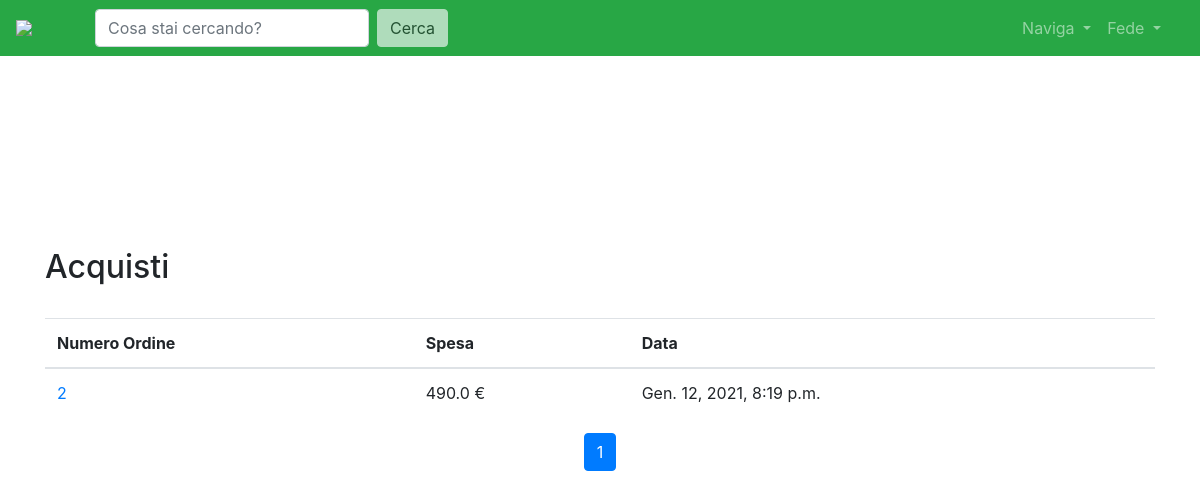
The page /user/acquisti (signed in) on the database as committed earlier.
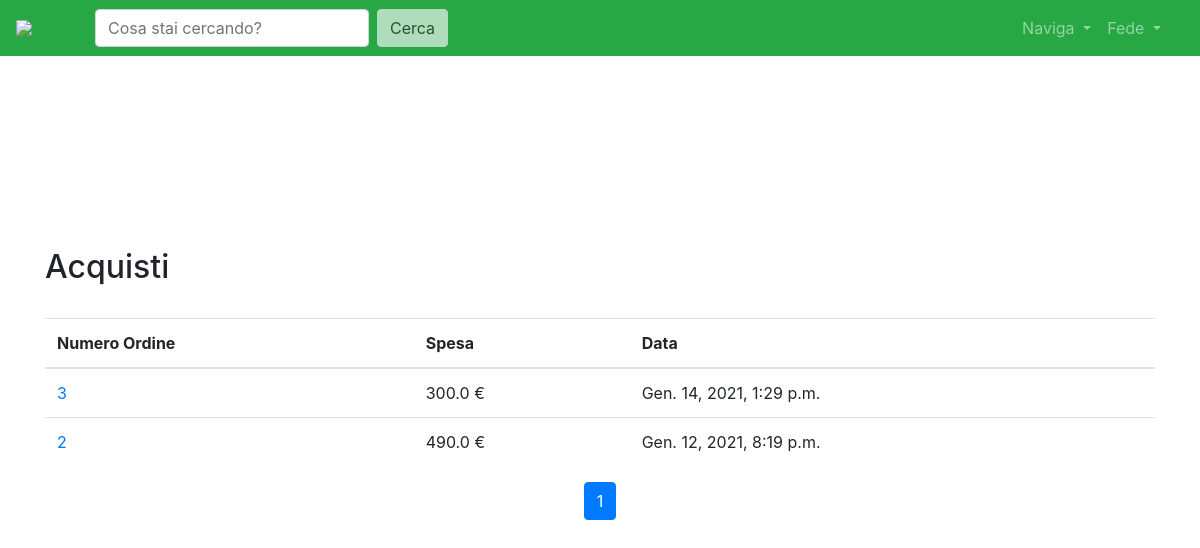
The same page on the database as committed later.
### core/models.py (models this page shows, shortened)
class Payment(models.Model):
    user = models.ForeignKey(User,on_delete=models.CASCADE)
    amount = models.FloatField()
    timestamp = models.DateTimeField(auto_now_add=True)
    order = models.ForeignKey(Order, on_delete=models.CASCADE)

### core/views.py (the view)
# urls.py: path('user/acquisti', login_required(views.AcquistiView.as_view()), name='acquisti'),
class AcquistiView(View):
    model = User
    template_name = '/core/acquisti.html'
    def get(self, *args, **kwargs):
        user_id = self.request.user.id
        user = User.objects.get(id=user_id)
        acquisti = Payment.objects.filter(user=user).order_by("-pk")
        paginator = Paginator(acquisti, 10)  # Show 10 contacts per page.
        page_number = self.request.GET.get('page')
        page_obj = paginator.get_page(page_number)
        context = {
            'User': user,
            'listacquisti': page_obj,
            'page_obj': page_obj
        }
        return render(self.request, 'core/acquisti.html', context)

### core/templates/core/acquisti.html (shortened to what this page needs)
{% extends 'base.html' %}
{% load static %}
{% block content %}
    <link rel="stylesheet" type="text/css" href="{% static '/css/homepage.css' %}" />
       <div class="mt-5 pt-4">
<h2>Acquisti</h2>
       <br>
</div>
<div>
<table class="table"  id="UserTable">
    <thead>
        <tr>
            <th> Numero Ordine </th>
            <th> Spesa </th>
            <th> Data</th>
        </tr>
    </thead>
    <tbody>
        {% for item in listacquisti %}
        <tr>
            <td><a href="{% url 'order-display' pk=item.order.id %}">{{ item.id }}</a></td>
            <td>{{ item.amount }} € </td>
            <td>{{ item.timestamp }} </td>
        </tr>
        {% endfor %}
    </tbody>
</table>
</div>
            <nav class="d-flex justify-content-center wow fadeIn">
                <ul class="pagination pg-blue">
                    <li class="page-item active">
                        <a class="page-link" href="?page={{ page_obj.number }}">{{ page_obj.number }}
                        </a>
                    </li>
                </ul>
            </nav>
{% endblock content %}

Rows that differ between the two databases and show on the page:
added Payment: id "3", amount "300.0", timestamp "Gen. 14, 2021, 1:29 p.m."
